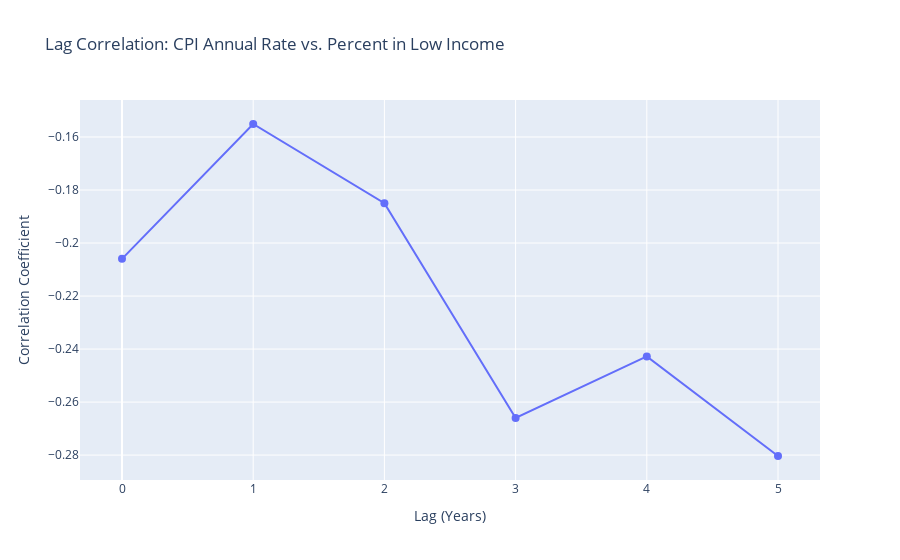

Write notebook code for a chart like this one.
### Markdown cell above
### Observations
Correlation of CPI and percentage of low income (HBAI after housing costs) appears to be weak.

Below we try to see if there is any lag between the correlation of the two.

### Code cell
# Define maximum lag to test (e.g., 5 years)
max_lag = 5
lags = range(max_lag + 1)
correlations = []

df= merged_df.copy()
# Calculate correlation for each lag
for lag in lags:
    # Shift the low-income percentage by 'lag' years
    df[f"Percent in low income lag {lag}"] = df["Percent in low income"].shift(lag)
    # Calculate correlation between CPI and the lagged low-income percentage
    correlation = df["CPI Annual Rate"].corr(df[f"Percent in low income lag {lag}"])
    correlations.append(correlation)

# Create DataFrame for correlations
lag_corr_df = pd.DataFrame({
    "Lag": lags,
    "Correlation": correlations
})

# Display correlations
print("Lag Correlation Results:")
print(lag_corr_df)

# Visualize the correlations
fig = px.line(
    lag_corr_df,
    x="Lag",
    y="Correlation",
    markers=True,
    title="Lag Correlation: CPI Annual Rate vs. Percent in Low Income",
    labels={"Lag": "Lag (Years)", "Correlation": "Correlation Coefficient"}
)
fig.update_traces(line=dict(width=2), marker=dict(size=8))
fig.show()

pio.write_image(fig, 'chart_lag.png')  # Save the figure as an image

display(Image(filename='chart_lag.png'))

# Find the lag with the strongest correlation (absolute value)
strongest_lag = lag_corr_df.iloc[lag_corr_df["Correlation"].abs().idxmax()]
print(f"\nStrongest Correlation: Lag {int(strongest_lag['Lag'])} years, Correlation = {strongest_lag['Correlation']:.3f}")

### Figure 1 — Plotly figure (JSON) as saved in the notebook; plotly's stock layout.template omitted (floating-point values rounded to 4 significant figures)
{"data": [{"hovertemplate": "Lag (Years)=%{x}<br>Correlation Coefficient=%{y}<extra></extra>", "legendgroup": "", "line": {"color": "#636efa", "dash": "solid", "width": 2}, "marker": {"size": 8, "symbol": "circle"}, "mode": "lines+markers", "name": "", "orientation": "v", "showlegend": false, "type": "scatter", "x": [0, 1, 2, 3, 4, 5], "xaxis": "x", "y": [-0.206, -0.1551, -0.1849, -0.266, -0.2428, -0.2803], "yaxis": "y"}], "layout": {"legend": {"tracegroupgap": 0}, "title": {"text": "Lag Correlation: CPI Annual Rate vs. Percent in Low Income"}, "xaxis": {"anchor": "y", "domain": [0, 1], "title": {"text": "Lag (Years)"}}, "yaxis": {"anchor": "x", "domain": [0, 1], "title": {"text": "Correlation Coefficient"}}}}
